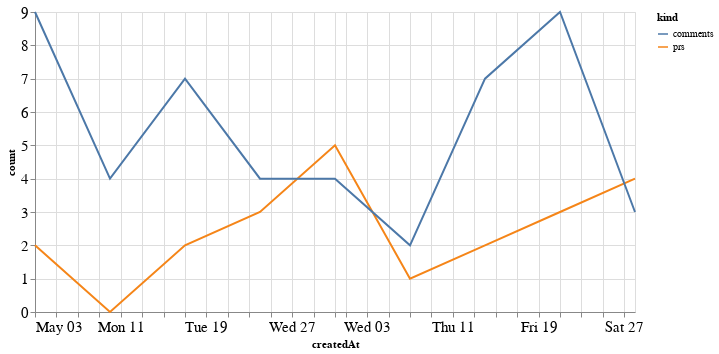

Source (notebook cell):
### Code cell
alt.Chart(total_time, width=600).mark_line().encode(
    x='createdAt',
    y='count',
    color='kind'
)

### Figure 1 — Vega-Lite specification as saved in the notebook (floating-point values rounded to 4 significant figures)
{"config": {"axisLeft": {"labelFontSize": 15}, "axisBottom": {"labelFontSize": 15}}, "data": {"name": "data-bb2fd284e1d44a3b56777d5ca120528e"}, "mark": "line", "encoding": {"color": {"type": "nominal", "field": "kind"}, "x": {"type": "temporal", "field": "createdAt"}, "y": {"type": "quantitative", "field": "count"}}, "width": 600, "$schema": "https://vega.github.io/schema/vega-lite/v4.8.1.json", "datasets": {"data-bb2fd284e1d44a3b56777d5ca120528e": [{"createdAt": "2020-05-03T00:00:00", "kind": "prs", "count": 2}, {"createdAt": "2020-05-10T00:00:00", "kind": "prs", "count": 0}, {"createdAt": "2020-05-17T00:00:00", "kind": "prs", "count": 2}, {"createdAt": "2020-05-24T00:00:00", "kind": "prs", "count": 3}, {"createdAt": "2020-05-31T00:00:00", "kind": "prs", "count": 5}, {"createdAt": "2020-06-07T00:00:00", "kind": "prs", "count": 1}, {"createdAt": "2020-06-14T00:00:00", "kind": "prs", "count": 2}, {"createdAt": "2020-06-21T00:00:00", "kind": "prs", "count": 3}, {"createdAt": "2020-06-28T00:00:00", "kind": "prs", "count": 4}, {"createdAt": "2020-05-03T00:00:00", "kind": "comments", "count": 9}, {"createdAt": "2020-05-10T00:00:00", "kind": "comments", "count": 4}, {"createdAt": "2020-05-17T00:00:00", "kind": "comments", "count": 7}, {"createdAt": "2020-05-24T00:00:00", "kind": "comments", "count": 4}, {"createdAt": "2020-05-31T00:00:00", "kind": "comments", "count": 4}, {"createdAt": "2020-06-07T00:00:00", "kind": "comments", "count": 2}, {"createdAt": "2020-06-14T00:00:00", "kind": "comments", "count": 7}, {"createdAt": "2020-06-21T00:00:00", "kind": "comments", "count": 9}, {"createdAt": "2020-06-28T00:00:00", "kind": "comments", "count": 3}]}}
